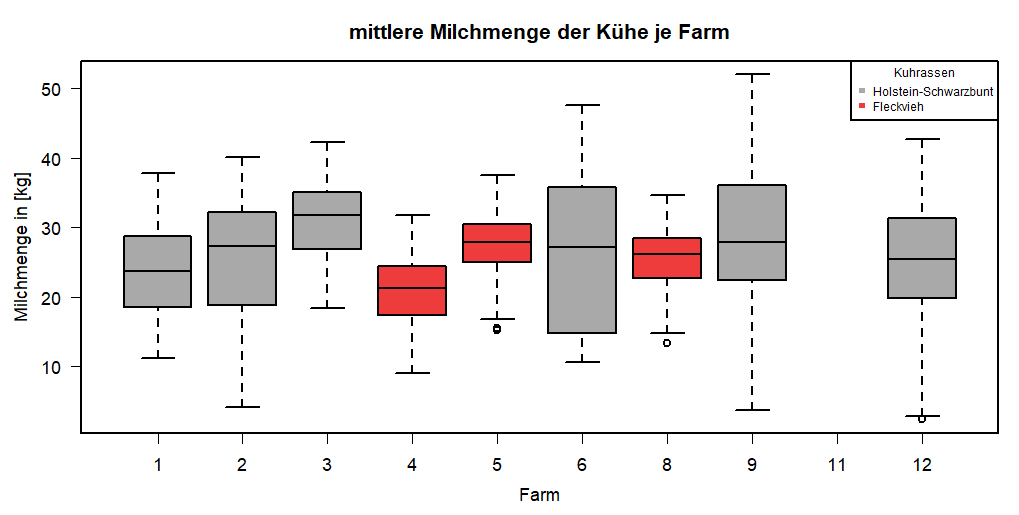

The R source for this figure:
# Milchkühe (Kühe ohne mkg=NA oder =0)
milch_kuehe <- subset(kuehe, !is.na(mkg) & mkg != 0)

# Kühe die doppelt vorkommen rausfiltern um Anzahl je Farm zu zählen
einmalige_lom_kuehe <- unique(milch_kuehe$lom)
einmalige_zeilen_kuehe <- !duplicated(milch_kuehe$lom)
einmalige_milch_kuehe <- subset(milch_kuehe, einmalige_zeilen_kuehe)


# Milch pro Kuh je Farm
anzahl_kuehe_messungen <- aggregate(lom ~ farm, data = milch_kuehe, FUN = length)
summe_mkg_milch_kuehe <- aggregate(mkg ~ farm, data = milch_kuehe, FUN = sum)

summe_mkg_milch_kuehe$anzahl <- anzahl_kuehe_messungen$lom
summe_mkg_milch_kuehe$MKG_pro_Kuh <- summe_mkg_milch_kuehe$mkg / anzahl_kuehe_messungen$lom

opar <- par(mar = c(4, 4, 3, 1), lwd = 2, las = 1)
boxplot(mkg ~ farm , data = milch_kuehe , xlab = "",
        ylab = "", #horizontal = TRUE ,
        pars = list(outcex = 1, medlwd = 2),
        col = c("darkgrey", "darkgrey", "darkgrey", "brown2", "brown2", "darkgrey", "brown2", "darkgrey", "darkgrey", "darkgrey"))
title(ylab = "Milchmenge in [kg]", line = 2.5)
title(xlab = "Farm", line = 2.5)
title(main = "mittlere Milchmenge der Kühe je Farm")
legend("topright", legend = c("Holstein-Schwarzbunt", "Fleckvieh"), 
       col = c("darkgrey", "brown2"), pch = 15, cex = 0.7,
       title = "Kuhrassen")
